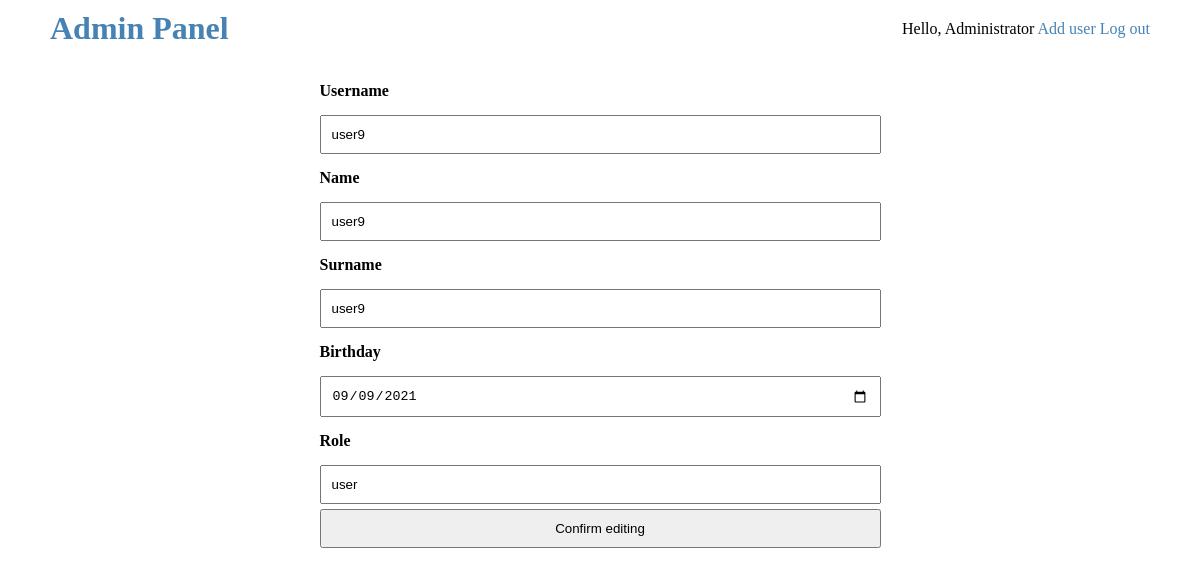
Screenshot of /edituser.php?id=25 (signed in) with the database file from the repository.
### tables this page shows
CREATE TABLE `users` (
  `id` int(11) NOT NULL,
  `username` varchar(255) NOT NULL,
  `password` varchar(255) NOT NULL,
  `name` varchar(255) NOT NULL,
  `surname` varchar(255) NOT NULL,
  `gender` enum('M','F') NOT NULL,
  `birthday` date NOT NULL,
  `role` enum('user','admin') NOT NULL DEFAULT 'user'
);

### edituser.php (the view, shortened to what this page needs)
<?php
    require "config.php";
?>
<!DOCTYPE html>
<html lang="en">
<head>
</head>
<body>
    <div id="editUser">
        <?php include "apheader.php" ?>
        <form action="/edituser.php" method="POST" id="edituserForm">
            <?php
                $editableprofile = mysqli_query($conn, "SELECT * FROM `users` WHERE `id` = " . (int) $_GET['id']);
                $editprof = mysqli_fetch_assoc($editableprofile);
            ?>
            <label for="fusername">Username</label>
            <input type="text" name="username" id="fusername" placeholder="Username" value="<?php echo @$editprof['username'] ?>">
            <label for="fname">Name</label>
            <input type="text" name="name" id="fname" placeholder="Name" value="<?php echo @$editprof['name'] ?>">
            <label for="fsurname">Surname</label>
            <input type="text" name="surname" id="fsurname" placeholder="Surname" value="<?php echo @$editprof['surname'] ?>">
            <label for="fbirthday">Birthday</label>
            <input type="date" name="birthday" id="fbirthday" value="<?php echo @$editprof['birthday'] ?>">
            <label for="fsurname">Role</label>
            <input type="text" name="surname" id="fsurname" placeholder="Surname" value="<?php echo @$editprof['role'] ?>">
            <button type="submit" name="edit_user">Confirm editing</button>
        </form>
    </div>
</body>
</html>

### edituser.php (style rules this page uses)
* { margin:0; padding:0; }
#editUser { padding:0px 50px; }
#edituserForm { width: 60%; margin:auto; padding:10px; }
input,label, select,button { display:block; width: 85%; margin:5px auto; padding:10px; }
label { font-weight: bold; }
input { box-sizing: border-box; }

### rows the page displays
users: username "user9", name "user9", surname "user9", birthday "09/09/2021", surname "user"

### other values shown
$_SESSION['signed_user']['name'] "Administrator"
